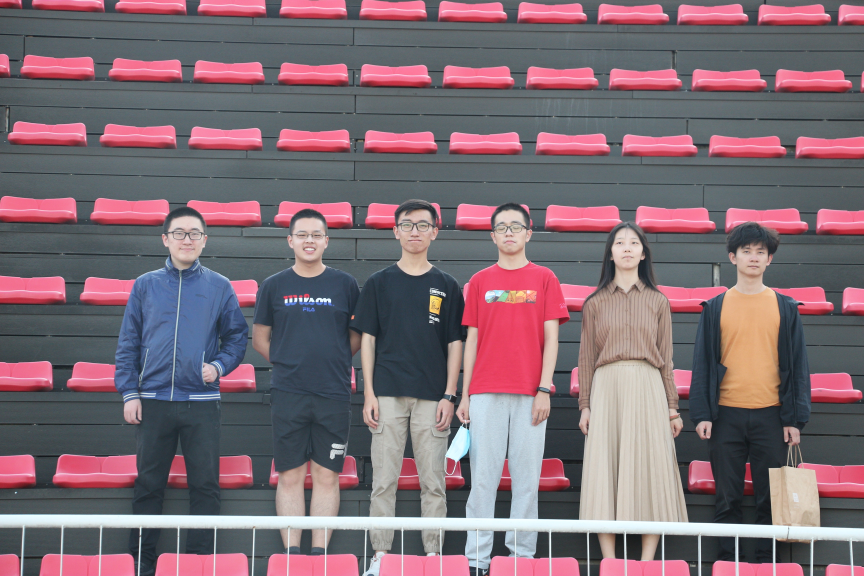
#> input picture PerfectPhotoMaker/material/test10/IMG_3574.JPG, 2592 x 1728 px (shown at 1/3 size)
$ python Q1_1.py ../../../PerfectPhotoMaker/material/test10/IMG_3574.JPG out.png
#> lines starting #> are read from the running program, lines starting #| are printed output that depends on the picture
#> further down, image is the input picture: shape (1728, 2592, 3); mean B, G, R 116.2, 107.7, 127.4
import maxflow
import cv2
import numpy as np
import sys

drawing = False
mode = 1

default = 0.5
MAXIMUM = 114514

foreground = 1
background = 0

def ListContain(elemet, list):
    for i in list:
        if elemet == i:
            return True
    return False
def AddSeed(event, x,y,flags,param):
    global drawing, mode
    row,col = param[2],param[3]
    if event == cv2.EVENT_LBUTTONDOWN:
        drawing = True
    elif event == cv2.EVENT_MOUSEMOVE:
        if drawing == True:
            if mode == 1:
                if not ListContain((x,y),param[0]):
                    if(x >0 and x < col) and (y>0 and y<row):
                        param[0].append((x, y))
                    cv2.circle(image,(x,y),1,(0,255,0),-1)
            else:
                if not ListContain((x,y),param[1]):
                    if(x >0 and x < col) and (y>0 and y<row):
                        param[1].append((x, y))
                    cv2.circle(image,(x,y),1,(0,0,255),-1)

    elif event == cv2.EVENT_LBUTTONUP:
        drawing = False
        if mode == True:
            cv2.circle(image,(x,y),1,(0,255,0),-1)
        else:
            cv2.circle(image,(x,y),1,(0,0,255),-1)

def GetFlattenCoord(x,y,num_col):
    return y*num_col + x

def CreateGraph(col, fore_seeds, back_seeds):
    nodes = []
    edges = []
    graph = np.ones((row, col)) * default
    for x,y in back_seeds:
        graph[y - 1, x - 1] = 0
    for x,y in fore_seeds:
        graph[y - 1, x - 1] = 1

    for (y,x),value in np.ndenumerate(graph):
        if value == 1.0:
            nodes.append((GetFlattenCoord(x, y, col), 0, MAXIMUM))
        elif value == 0.0:
            nodes.append((GetFlattenCoord(x, y, col), MAXIMUM, 0))
        else:
            nodes.append((GetFlattenCoord(x, y, col), 0, 0))

    for (y, x), value in np.ndenumerate(graph):
        if y == row - 1 or x == col - 1:
            continue
        my_index = GetFlattenCoord(x, y, col)

        neighbor_index = GetFlattenCoord(x+1, y, col)
        g = 1 / (1 + np.sum(np.power(image[y, x] - image[y, x+1], 2)))
        edges.append((my_index, neighbor_index, g))

        neighbor_index = GetFlattenCoord(x, y+1, col)
        g = 1 / (1 + np.sum(np.power(image[y, x] - image[y+1, x], 2)))
        edges.append((my_index, neighbor_index, g))

    return nodes, edges

def Get2DCoord(index, num_col):
    return (index % num_col), (index // num_col)

def CutGraph(row, col, nodes, edges):
    segment_mask = np.zeros((row, col, 3))
    g = maxflow.Graph[float](len(nodes), len(edges))
    nodelist = g.add_nodes(len(nodes))

    for n in nodes:
        v,c1,c2 = n
        g.add_tedge(nodelist[v], c1, c2)
    for e in edges:
        v1,v2,c = e
        g.add_edge(v1, v2, c, c)
    flow = g.maxflow()

    for index in range(len(nodes)):
        if g.get_segment(index) == 1:
            x,y = Get2DCoord(index, col)
            segment_mask[y, x] = (0, 0, 255)
    return segment_mask
def ImageResize(img, ratio):
#> called with ratio = 0.33
    row = img.shape[0]
#> row = 1728
    col = img.shape[1]
#> col = 2592
    ret = cv2.resize(img,(int(col*ratio),int(row*ratio)))
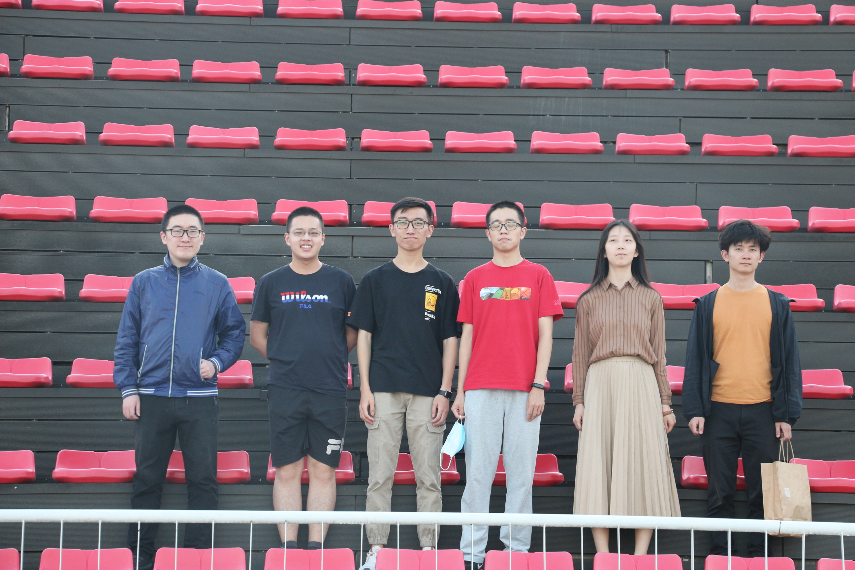
#> ret: shape (570, 855, 3); mean B, G, R 116, 107.6, 127.3
    return ret

if __name__ == "__main__":
    path = sys.argv[1]
    result_path = sys.argv[2]

    image = cv2.imread(path)
    ratio = 0.33
    image = ImageResize(image, ratio)
    showboard = image.copy()
    row, col, _ = image.shape
#> row = 570; col = 855

    seed_overlay = np.zeros((row, col))

    background_seeds = []
    foreground_seeds = []
    mouse_param = [foreground_seeds,background_seeds,row,col]
#> mouse_param = [[], [], 570, 855]

    cv2.namedWindow('image')
    cv2.setMouseCallback('image',AddSeed, mouse_param)

    while(1):
        cv2.imshow('image',image)

        k = cv2.waitKey(1) & 0xFF
#> (key Esc is pressed here)
        if k == ord('o'):
            mode = 1
        elif k == ord('b'):
            mode = 0
        elif k == 27:
            break
    nds, eds = CreateGraph(col,foreground_seeds,background_seeds)
#> the loop in CreateGraph, `for (y, x), value in np.ndenumerate(graph):` made 487350 passes
#> after the loop in CreateGraph, `for (y, x), value in np.ndenumerate(graph):`: edges = 971852 items
#> nds = 487350 items; eds = 971852 items
    ovlay = CutGraph(row, col, nds, eds)
#> (the run stopped early here; a loop or call above may not have finished)

$ run again, on PerfectPhotoMaker/material/test10/IMG_3580.JPG
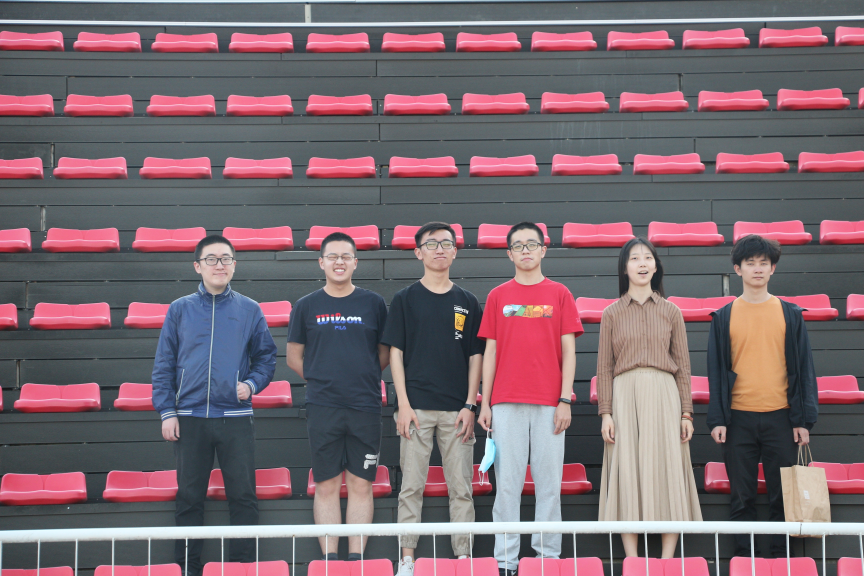
#> input picture PerfectPhotoMaker/material/test10/IMG_3580.JPG, 2592 x 1728 px (shown at 1/3 size)
#> image is the input picture: shape (1728, 2592, 3); mean B, G, R 111.5, 104, 123.6
#> in ImageResize, `ret = cv2.resize(img,(int(col*ratio),int(row*ratio)))`:
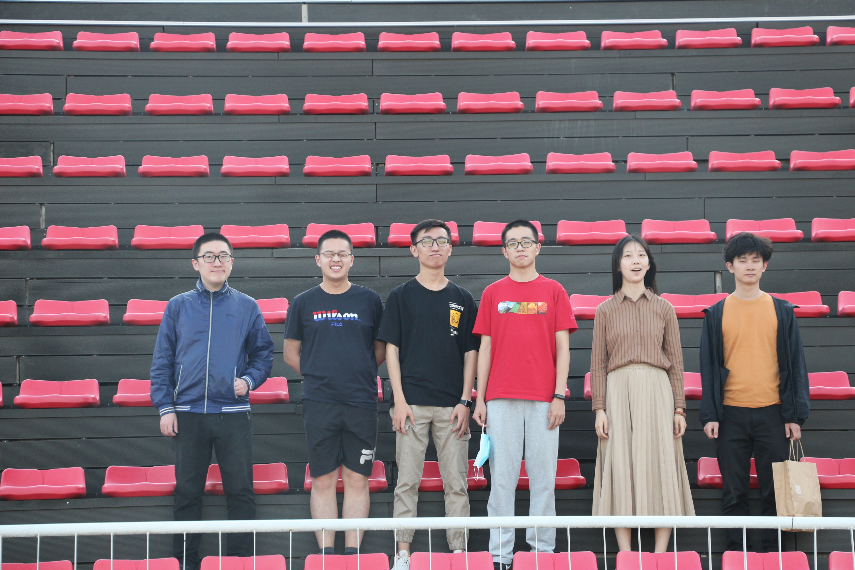
#> ret: shape (570, 855, 3); mean B, G, R 111.4, 103.8, 123.5
#> the loop in CreateGraph, `for (y, x), value in np.ndenumerate(graph):` made 487350 passes
#> after the loop in CreateGraph, `for (y, x), value in np.ndenumerate(graph):`: edges = 971852 items
#> nds = 487350 items; eds = 971852 items

$ run again, on PerfectPhotoMaker/material/test10/IMG_3581.JPG
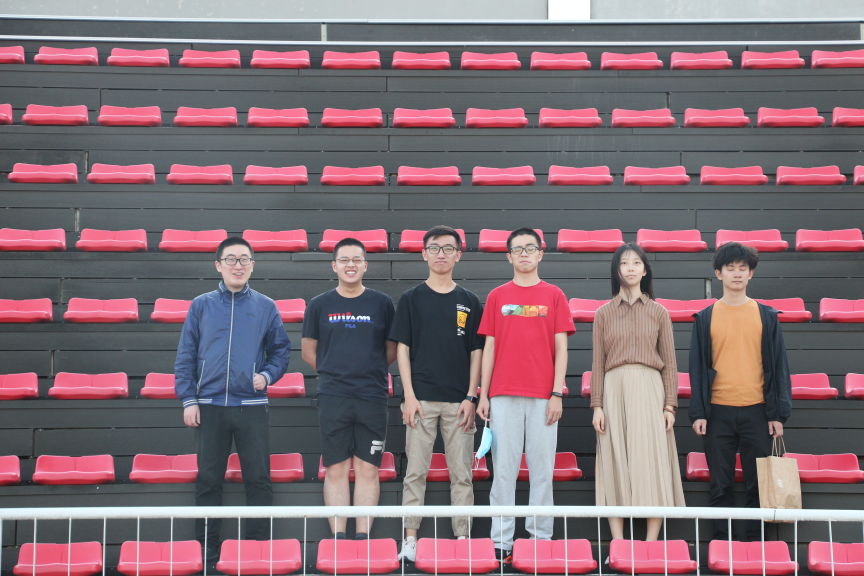
#> input picture PerfectPhotoMaker/material/test10/IMG_3581.JPG, 2592 x 1728 px (shown at 1/3 size)
#> image is the input picture: shape (1728, 2592, 3); mean B, G, R 115.5, 107.9, 130.4
#> in ImageResize, `ret = cv2.resize(img,(int(col*ratio),int(row*ratio)))`:
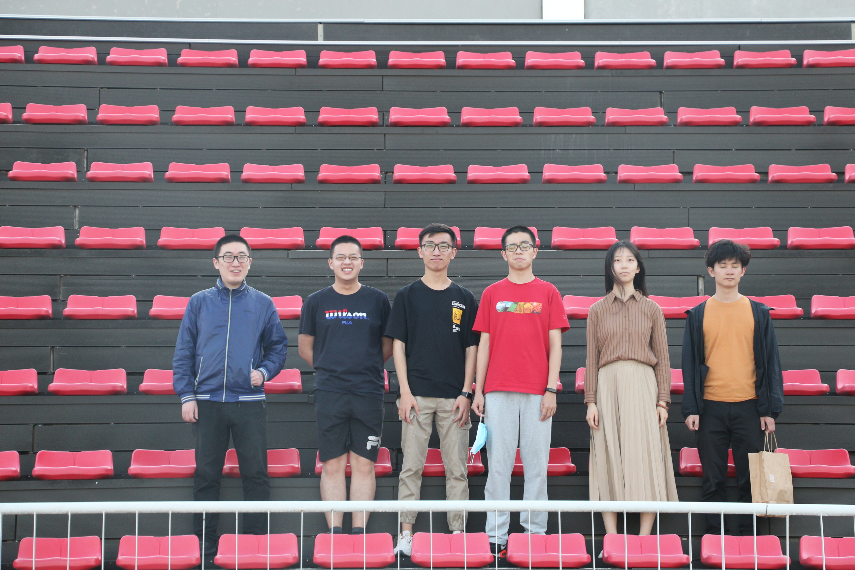
#> ret: shape (570, 855, 3); mean B, G, R 115.4, 107.8, 130.3
#> the loop in CreateGraph, `for (y, x), value in np.ndenumerate(graph):` made 487350 passes
#> after the loop in CreateGraph, `for (y, x), value in np.ndenumerate(graph):`: edges = 971852 items
#> nds = 487350 items; eds = 971852 items

$ run again, on PerfectPhotoMaker/material/test10/IMG_3582.JPG
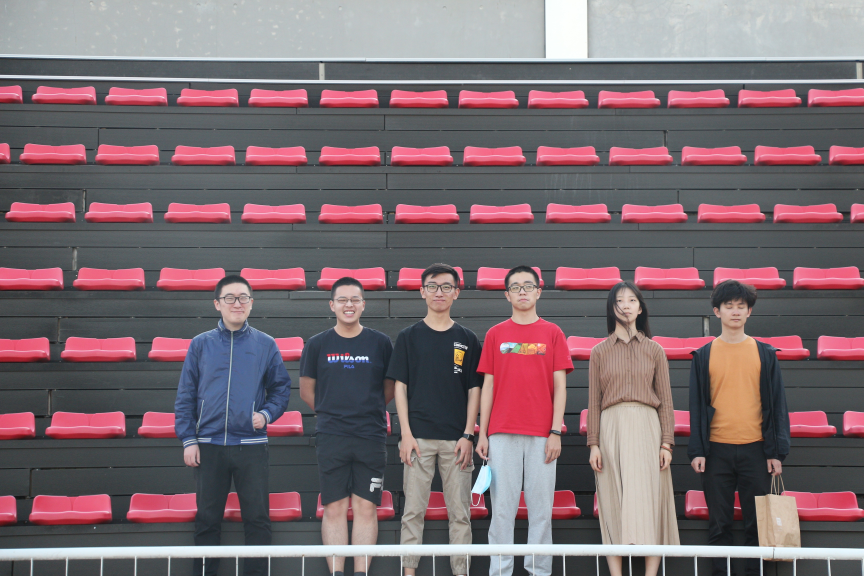
#> input picture PerfectPhotoMaker/material/test10/IMG_3582.JPG, 2592 x 1728 px (shown at 1/3 size)
#> image is the input picture: shape (1728, 2592, 3); mean B, G, R 111.9, 106.2, 124.2
#> in ImageResize, `ret = cv2.resize(img,(int(col*ratio),int(row*ratio)))`:
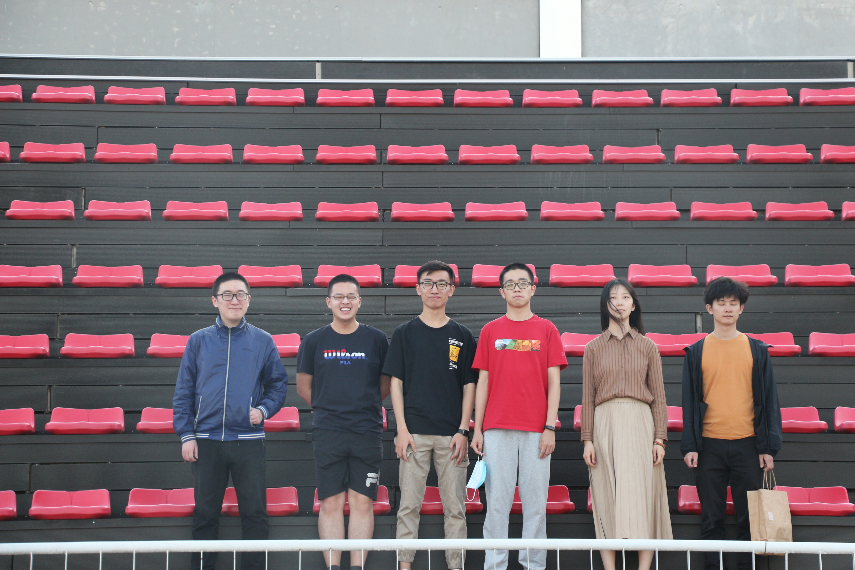
#> ret: shape (570, 855, 3); mean B, G, R 111.8, 106.1, 124.1
#> the loop in CreateGraph, `for (y, x), value in np.ndenumerate(graph):` made 487350 passes
#> after the loop in CreateGraph, `for (y, x), value in np.ndenumerate(graph):`: edges = 971852 items
#> nds = 487350 items; eds = 971852 items
